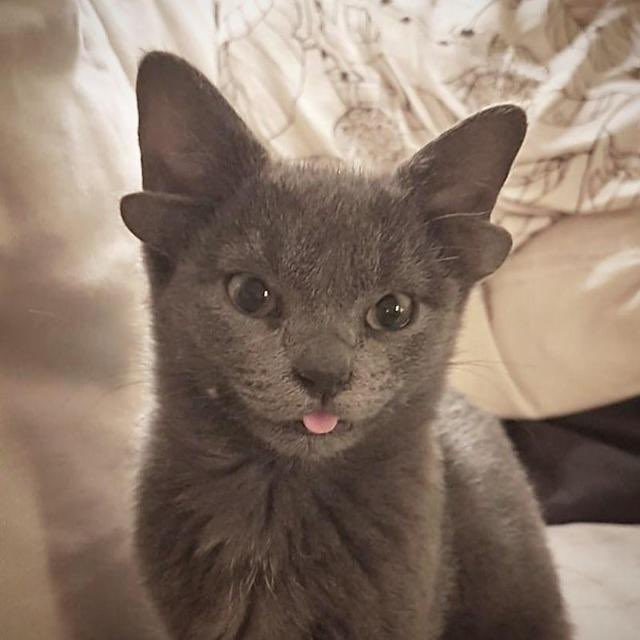
#> input picture images/cat.jpeg, 640 x 640 px
$ jupyter execute --allow-errors canny_edge_opencv.ipynb
#> lines starting #> are read from the running program, lines starting #| are printed output that depends on the picture
[cell 1]
import numpy as np
import matplotlib.pyplot as plt
import cv2

figureSize = (12,10)

image = cv2.imread("images/cat.jpeg")
#> image is the input picture: shape (640, 640, 3); mean B, G, R 107, 120.9, 139.8
gray = cv2.cvtColor(image, cv2.COLOR_BGR2GRAY)
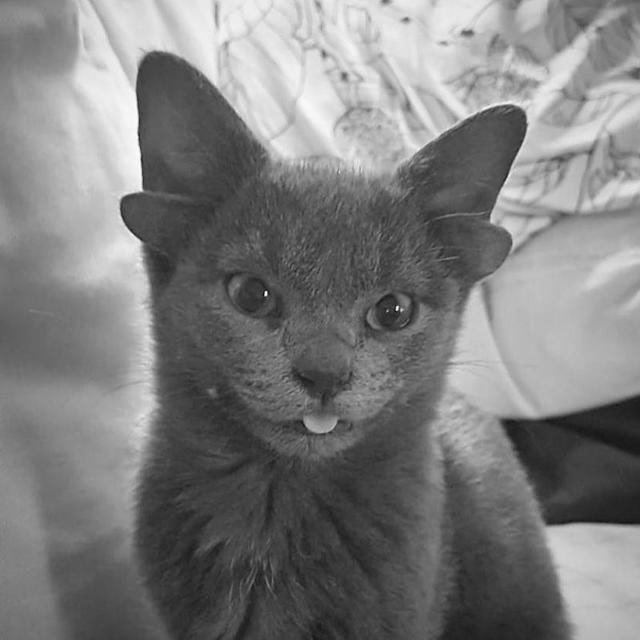
#> gray: shape (640, 640); min 13, max 253, mean 125
plt.figure("Original Image", figsize=figureSize)
#> (the rest of this cell did not finish here and is left out)


$ run again, with images/Seshan_Srirangarajan.jpeg copied over images/cat.jpeg
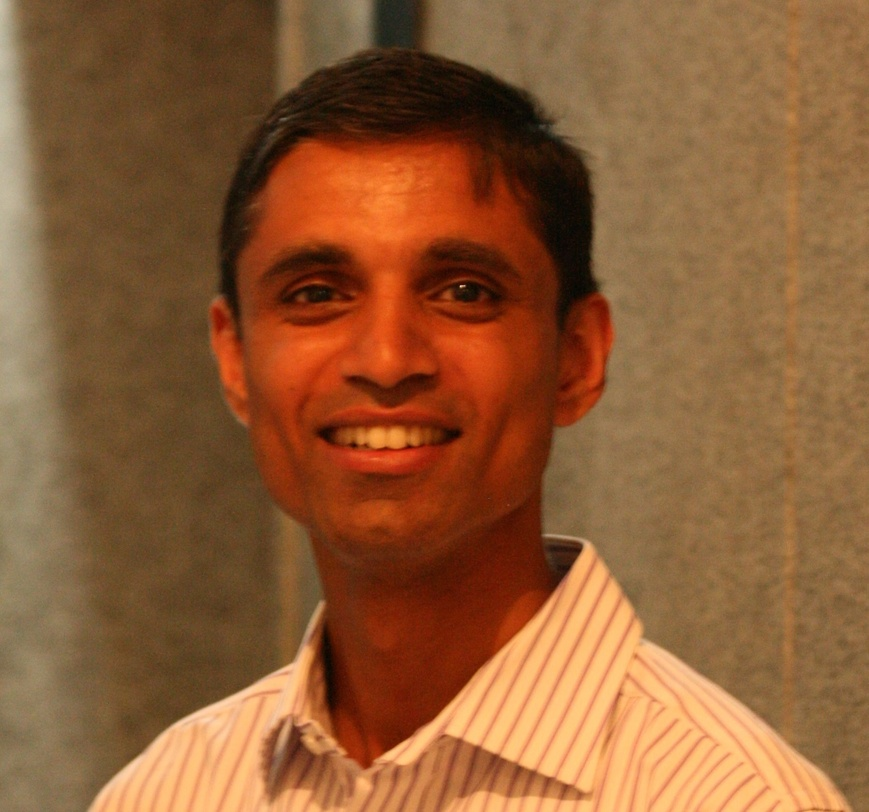
#> input picture images/Seshan_Srirangarajan.jpeg, 869 x 812 px, shrunk from 1789 x 1673 before the run
#> image is the input picture: shape (812, 869, 3); mean B, G, R 54, 92.2, 141.9
#> `gray = cv2.cvtColor(image, cv2.COLOR_BGR2GRAY)`:
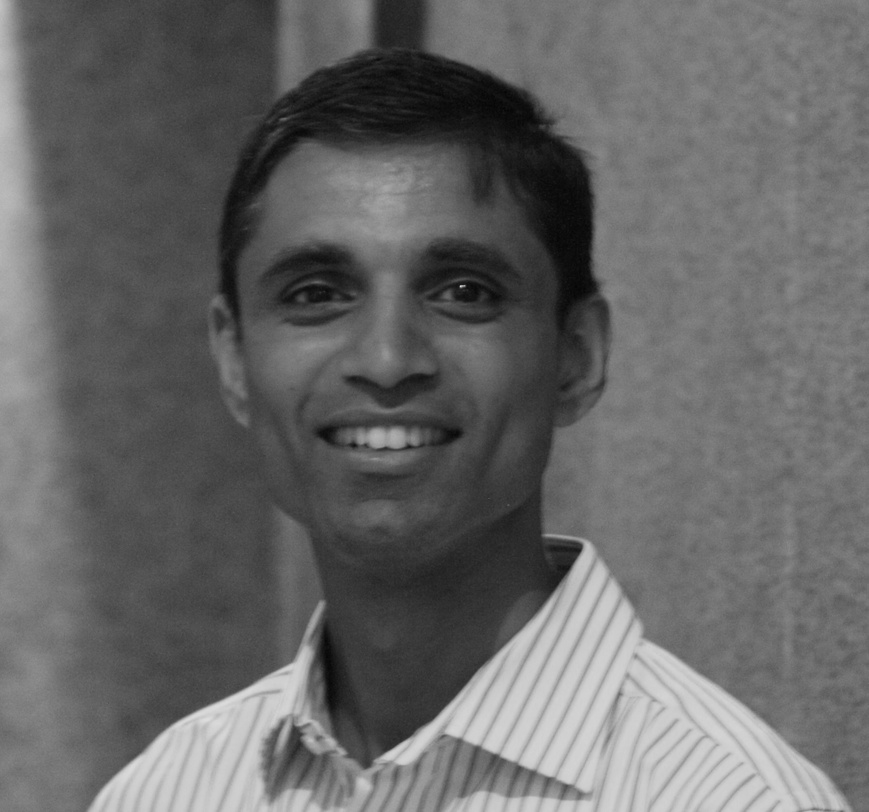
#> gray: shape (812, 869); min 4, max 221, mean 102.7

$ run again, with images/dogra.jpeg copied over images/cat.jpeg
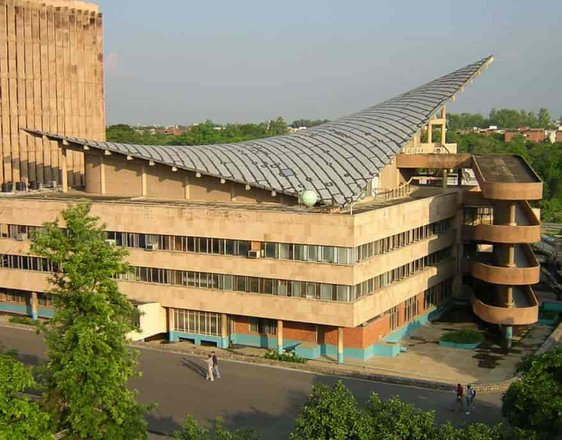
#> input picture images/dogra.jpeg, 562 x 440 px
#> image is the input picture: shape (440, 562, 3); mean B, G, R 100.6, 130.7, 140.1
#> `gray = cv2.cvtColor(image, cv2.COLOR_BGR2GRAY)`:
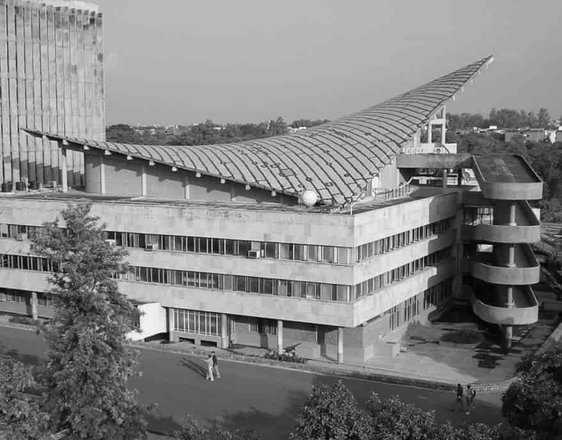
#> gray: shape (440, 562); min 1, max 253, mean 130.1
